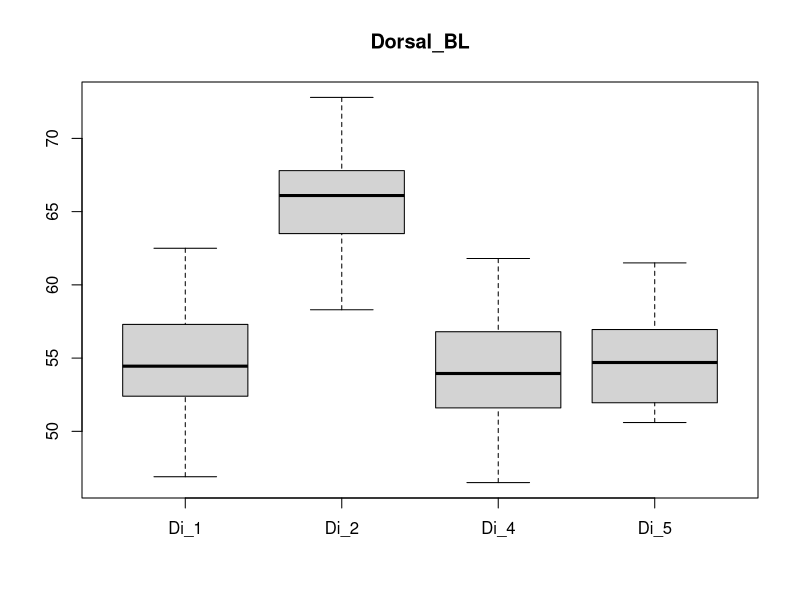

This figure's R source:
Di_1 <- c(62.5,54.2,53.3,52.4,52.7,54.9,49.1,51.9,55.7,52.3,55.8,55.3,49.8,54.2,46.9,54.9,54.7,52.1,55.8,52.4,47.8,58.0,51.5,53.0,57.5,55.0,59.1,53.8,51.2,53.6,56.6,55.1,52.3,58.9,57.4,57.3,52.4,57.7,52.8,56.2,52.2,60.6,58.3,53.9,62.4,59.4,51.6,55.9,54.2,58.0)
Di_2 <- c(63.2,62.9,67.3,59.8,64.3,64.2,67.6,70.0,60.6,61.4,70.9,68.5,67.3,68.2,62.0,67.0,62.2,66.5,72.8,67.8,71.5,65.3,63.5,66.1,64.8,65.0,66.3,66.5,65.0,63.3,66.0,60.0,63.6,69.9,70.9,67.8,58.3,63.5,66.6,66.7,64.8,62.9,66.7,67.2,65.2,61.3,69.1,66.0,67.9,70.3,70.0)
Di_4 <- c(53.0,52.4,51.6,59.1,56.9,60.3,59.2,55.3,52.5,53.9,51.1,56.8,50.0,52.0,49.0,46.5,51.3,51.1,56.8,55.3,55.2,61.2,52.5,54.5,52.4,58.0,54.9,53.1,48.4,52.5,61.8,51.2,58.4,55.7,58.2,51.4,56.7,51.0,53.6,49.2,54.7,53.5,58.3,51.0,57.9,56.4,52.4,52.2,48.9,58.8,56.4,54.0,59.6,54.0)
Di_5 <- c(57.5,56.7,55.7,51.5,56.3,53.7,58.0,56.1,50.8,52.1,55.9,52.2,61.5,50.8,57.2,50.6,58.1,52.5,51.8,53.1)
svg(filename = 'morpho_data/boxplotDorsal_BL.svg')
boxplot(Di_1, Di_2, Di_4, Di_5, names = c('Di_1', 'Di_2', 'Di_4', 'Di_5'), main = 'Dorsal_BL')
dev.off()
